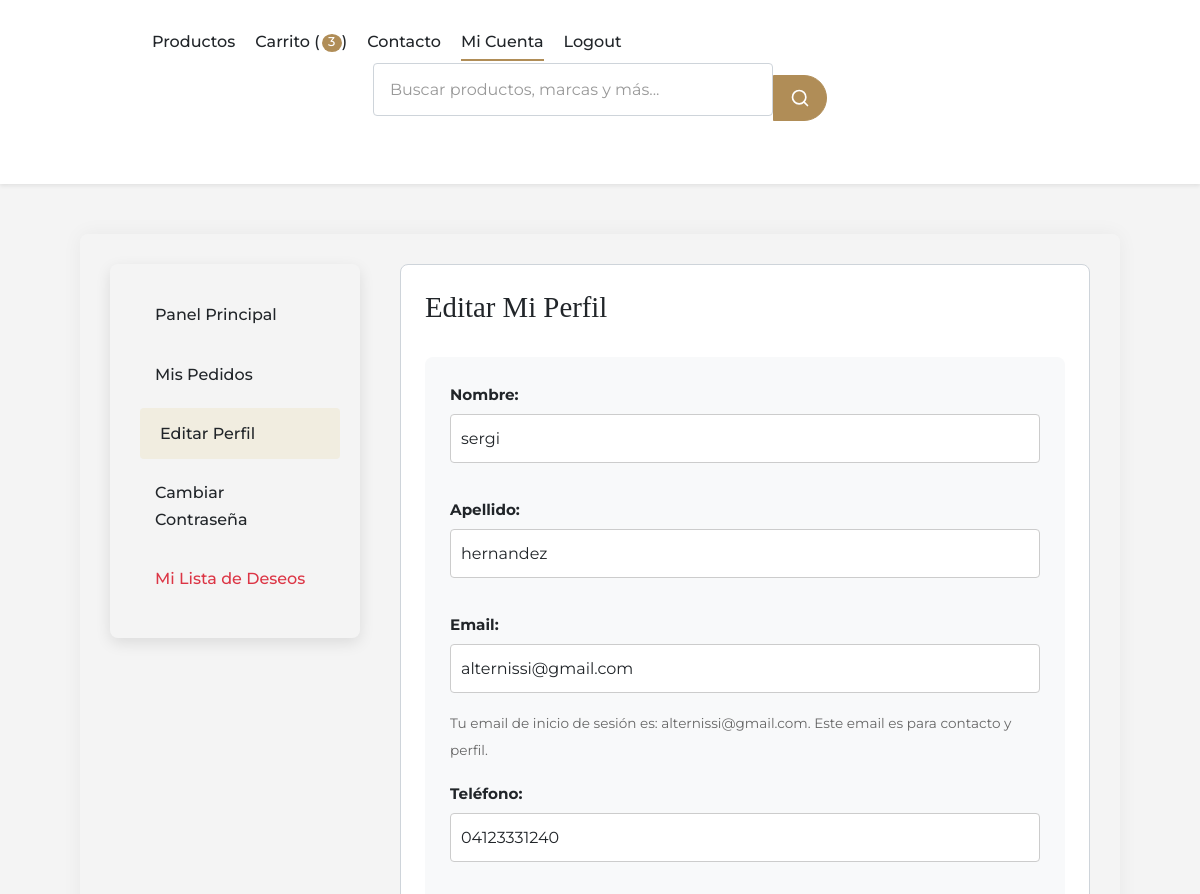
Page /cuenta/perfil/ (signed in, upper part) on the earlier database version.
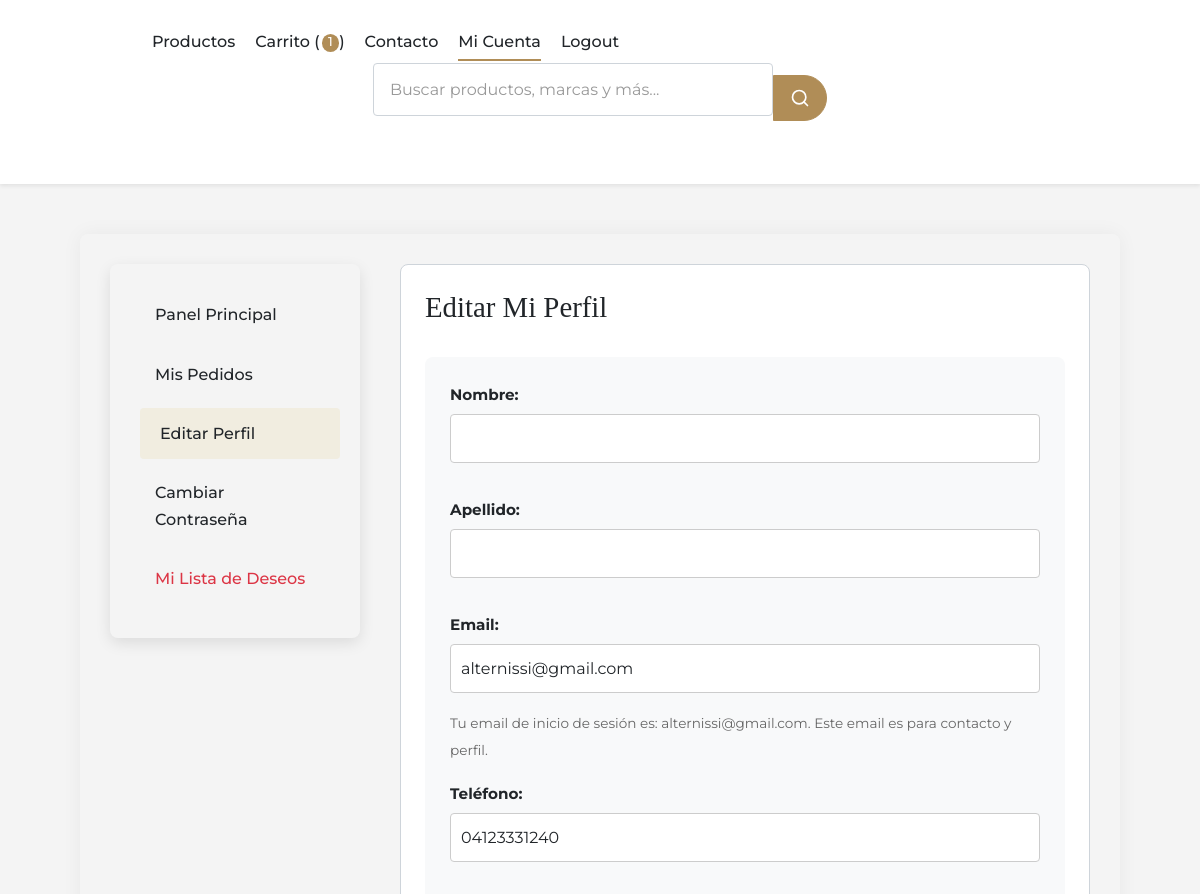
Same page on the later database version.
### post/models.py (models this page shows, shortened)
class TimeStampedModel(models.Model):
    creado = models.DateTimeField(auto_now_add=True, db_index=True)
    actualizado = models.DateTimeField(auto_now=True)
    class Meta:
        abstract = True

class Cliente(TimeStampedModel):
    usuario = models.OneToOneField(
        User,
        on_delete=models.CASCADE,
        null=True,
        blank=True,
        related_name='cliente'
    )
    nombre = models.CharField(max_length=100)
    apellido = models.CharField(max_length=100)
    email = models.EmailField(unique=True)
    telefono = models.CharField(max_length=20, blank=True)
    direccion = models.TextField(blank=True)
    ciudad = models.CharField(max_length=100, blank=True)
    codigo_postal = models.CharField(max_length=20, blank=True)
    pais = models.CharField(max_length=100, blank=True)
    fecha_nacimiento = models.DateField(null=True, blank=True)
    acepta_marketing = models.BooleanField(default=False)
    class Meta:
        ordering = ['apellido', 'nombre']
        indexes = [
            models.Index(fields=['apellido', 'nombre']),
            models.Index(fields=['email']),
        ]

### post/views.py (the view, shortened to what this page needs)
# urls.py: path('cuenta/perfil/', views.EditarPerfilClienteView.as_view(), name='editar_perfil_cliente'),
class EditarPerfilClienteView(LoginRequiredMixin, UpdateView):
    model = Cliente
    template_name = 'post/cuenta/editar_perfil.html'    # Corregido
    success_url = reverse_lazy('tienda:cuenta_dashboard') # Ya estaba
    form_class = ClienteForm # Usar ClienteForm
    def get_object(self):
        cliente, created = Cliente.objects.get_or_create(
            usuario=self.request.user,
            defaults={
                'email': self.request.user.email, # Email del modelo Cliente
                'nombre': self.request.user.first_name or '',
                'apellido': self.request.user.last_name or '',
            }
        )
        return cliente
    def get_context_data(self, **kwargs):
        context = super().get_context_data(**kwargs)
        return context

### post/forms.py
class ClienteForm(forms.ModelForm):
    class Meta:
        model = Cliente
        fields = [
            'nombre', 'apellido', 'email', 'telefono', 'direccion', 'ciudad',
            'codigo_postal', 'pais', 'fecha_nacimiento', 'acepta_marketing'
        ]
        widgets = {
            'fecha_nacimiento': forms.DateInput(attrs={'type': 'date'}),
            'direccion': forms.Textarea(attrs={'rows': 4}),
        }

### post/context_processors.py (called while the page is built)
def tienda_config_processor(request):
    config = ConfiguracionTienda.obtener_configuracion()
    moneda_simbolo_global = '$'
    if config and hasattr(config, 'simbolo_moneda') and config.simbolo_moneda:
        moneda_simbolo_global = config.simbolo_moneda
    return {
        'tienda_config': config,
        'moneda_simbolo_global': moneda_simbolo_global
    }

### post/models.py (called while the page is built)
    @property
    def total_items(self):
        return self.items.aggregate(total=Sum('cantidad'))['total'] or 0

    @property
    def subtotal(self):
        return sum(item.subtotal for item in self.items.all())

    @property
    def subtotal(self):
        return self.precio * self.cantidad

    @classmethod
    def obtener_configuracion(cls):
        return cls.objects.filter(activo=True).first()

### post/templates/post/cuenta/editar_perfil.html (shortened to what this page needs)
{% extends "post/base.html" %}
{% load static %}
{% block content %}
<div class="account-container">
    <div class="account-grid">
        <aside class="account-nav">
            <ul>
                <li><a href="{% url 'tienda:cuenta_dashboard' %}">Panel Principal</a></li>
                <li><a href="{% url 'tienda:lista_pedidos_cliente' %}">Mis Pedidos</a></li>
                <li><a href="{% url 'tienda:editar_perfil_cliente' %}" class="active">Editar Perfil</a></li>
                <li><a href="{% url 'tienda:password_change' %}">Cambiar Contraseña</a></li>
                <li><a href="{% url 'tienda:ver_lista_deseos' %}">Mi Lista de Deseos</a></li>
            </ul>
        </aside>
        <main class="account-content">
            <h2>Editar Mi Perfil</h2>
            <form method="post" class="profile-form">
                <div class="form-group">
                    <label for="{{ form.nombre.id_for_label }}">Nombre:</label>
                    {{ form.nombre }}
                </div>
                <div class="form-group">
                    <label for="{{ form.apellido.id_for_label }}">Apellido:</label>
                    {{ form.apellido }}
                </div>
                <div class="form-group">
                    <label for="{{ form.email.id_for_label }}">Email:</label>
                    {{ form.email }}
                     <small class="helptext">Tu email de inicio de sesión es: {{ request.user.email }}. Este email es para contacto y perfil.</small>
                </div>
                <div class="form-group">
                    <label for="{{ form.telefono.id_for_label }}">Teléfono:</label>
                    {{ form.telefono }}
                </div>
            </form>
        </main>
    </div>
</div>
{% endblock %}

Differences in the rows shown:
changed Cliente "alternissi@gmail.com": nombre "sergi" → (not shown); apellido "hernandez" → (not shown)
Other differences:
{{ global_cart_items|default:0 }}: "3" → "1"
